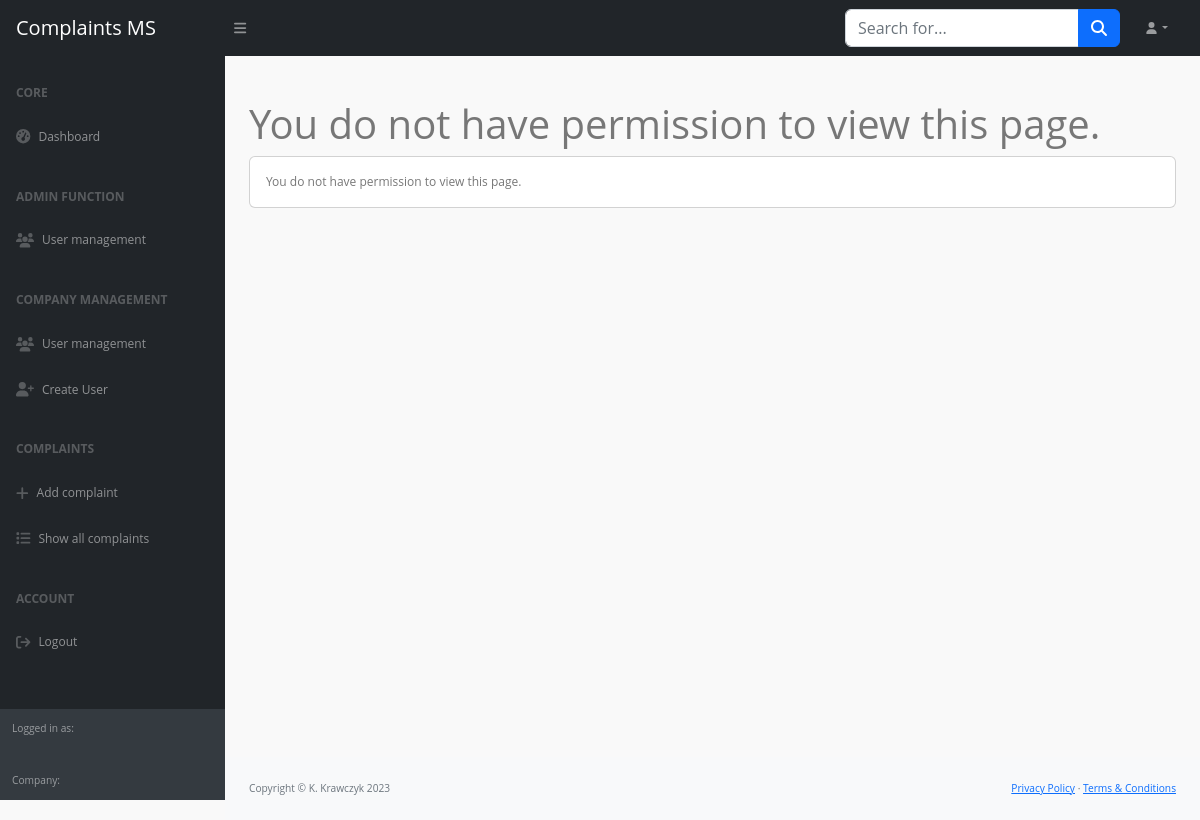
The app's page /adm/user/ (signed in), older data.
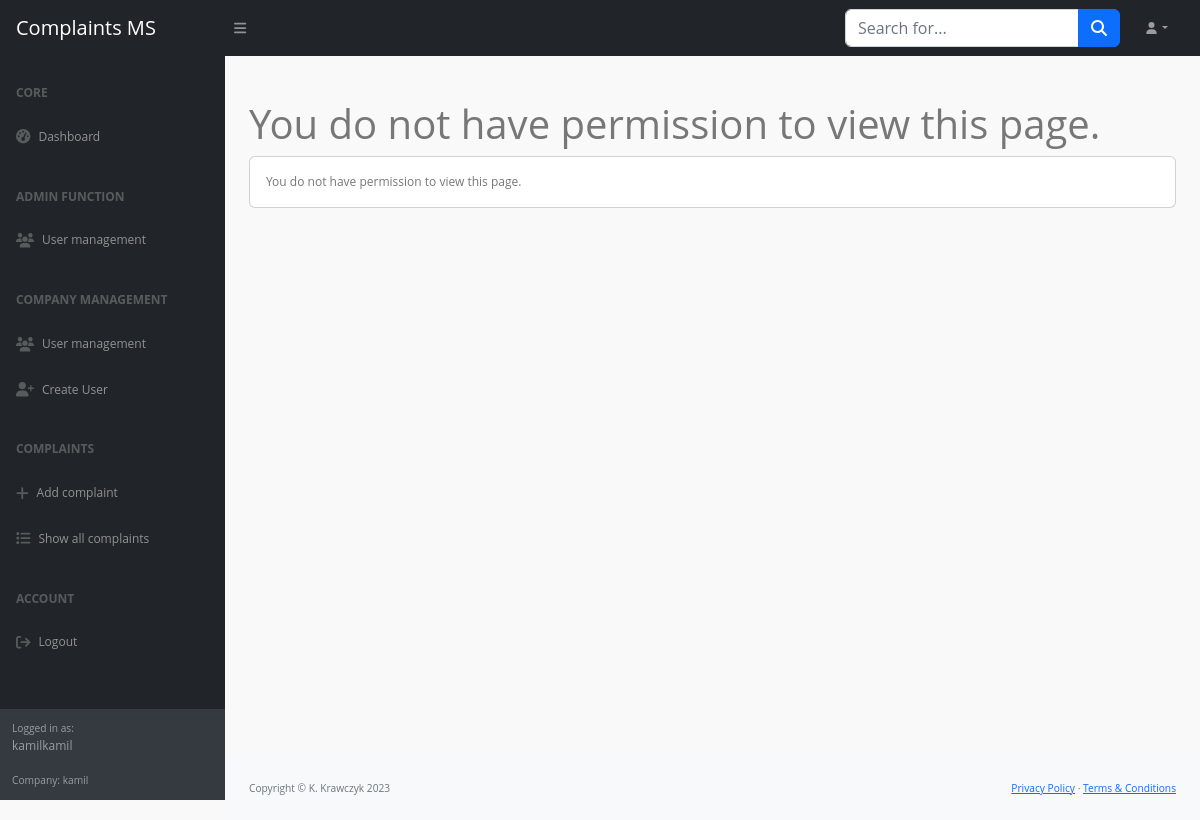
The same page, newer data.
### complaints/models.py (models this page shows)
class MyUser(AbstractUser):
    company = models.ForeignKey(Company, on_delete=models.CASCADE, null=True, blank=True)
    user_custom_role = models.IntegerField(choices=USER_ROLE, default=2)

class Company(models.Model):
    name = models.CharField(max_length=64, null=True, blank=True)
    nip = models.CharField(max_length=16, primary_key=True)
    adress = models.CharField(max_length=64, null=True, blank=True)

### complaints/views_admin.py (the view)
# urls.py: path('adm/user/', AdminUser.as_view()),
class AdminUser(View):
    def get(self, request):
        if not request.user.is_superuser:
            return render(request, 'admin/no_permissions.html')
        ctx = {
            'users': User.objects.all(),
            'link': "/adm"
        }
        return render(request, 'admin/user.html', ctx)

### complaints/my_context_processor.py (called while the page is built)
def my_cp(request):
    user = request.user
    ctx = {}
    if user.is_authenticated:
        ctx.update({
            'current_user': user
        })
    return ctx

### complaints/templates/admin/no_permissions.html (shortened to what this page needs)
{% extends 'user/../base.html' %}
{% block main %}
<main>
    <div class="container-fluid px-4">
        <h1 class="mt-4">
            {% if not message %}
            You do not have permission to view this page.
            {% endif %} {{ message }}
        </h1>
        <div class="card mb-4">
            <div class="card-body">
                {% if not message %}
                You do not have permission to view this page.
                {% endif %}
            </div>
        </div>
    </div>
</main>
{% endblock %}

### complaints/templates/navbar_left.html
<div id="layoutSidenav_nav">
                <nav class="sb-sidenav accordion sb-sidenav-dark" id="sidenavAccordion">
                    <div class="sb-sidenav-menu">
                        <div class="nav">
                            <div class="sb-sidenav-menu-heading">Core</div>
                            <a class="nav-link" href="/panel/home/">
                                <div class="sb-nav-link-icon"><i class="fas fa-tachometer-alt"></i></div>
                                Dashboard
                            </a>
                            <div class="sb-sidenav-menu-heading">Admin function</div>
                            <a class="nav-link" href="/adm/user">
                                <div class="sb-nav-link-icon"><i class="fa-solid fa-users"></i></div>
                                User management
                            </a>
                            <div class="sb-sidenav-menu-heading">Company management</div>
                            <a class="nav-link" href="/panel/users/">
                                <div class="sb-nav-link-icon"><i class="fa-solid fa-users"></i></div>
                                User management
                            </a>
                            <a class="nav-link" href="/panel/add_user/">
                                <div class="sb-nav-link-icon"><i class="fa-solid fa-user-plus"></i></div>
                                Create User
                            </a>
                            <div class="sb-sidenav-menu-heading">Complaints</div>
                            <a class="nav-link" href="/panel/add-compaint/">
                                <div class="sb-nav-link-icon"><i class="fa-solid fa-plus"></i></div>
                                Add complaint
                            </a>
                            <a class="nav-link" href="/panel/complaints/">
                                <div class="sb-nav-link-icon"><i class="fa-solid fa-list"></i></div>
                                Show all complaints
                            </a>
                            <div class="sb-sidenav-menu-heading">Account</div>
                            <a class="nav-link" href="/logout/">
                                <div class="sb-nav-link-icon"><i class="fa-solid fa-arrow-right-from-bracket"></i></div>
                                Logout
                            </a>
                        </div>
                    </div>
                    <div class="sb-sidenav-footer">
                        <div class="small">Logged in as:</div>
                        {{ current_user.username }}
                        <br><br>
                        <div class="small">Company:
                        {{ current_user.company.name }}</div>
                    </div>
                </nav>
            </div>

Row changes from the older to the newer data that the page shows:
now on this page (row edited): MyUser: username "kamilkamil", company.name "kamil"
